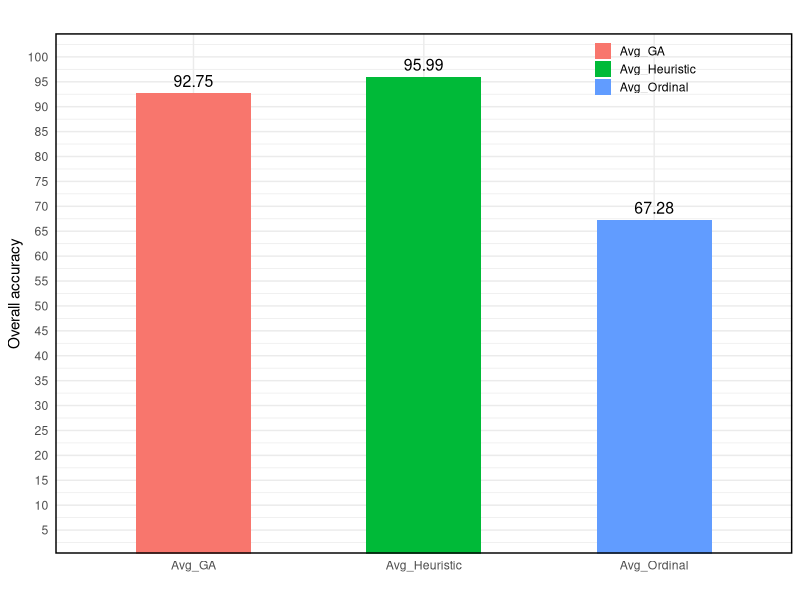

Here is the R script that generated this plot:
library(readxl)
library(ggplot2)

night_AvgOrdinal<-round(as.numeric(read_excel("Alldata_excel.xlsx", sheet = "All data", range = "R72",col_names = FALSE,col_types = "text")),2)
night_AvgMNLR<-round(as.numeric(read_excel("Alldata_excel.xlsx",sheet = "All data", range = "R73",col_names = FALSE,col_types = "text")),2)
night_AvgGA<-round(as.numeric(read_excel("Alldata_excel.xlsx", range = "R74",col_names = FALSE,col_types = "text")),2)


#geom_hline(yintercept = 0, color = "black", linetype = "solid") #draws the x-axis line

loadData<-data.frame(
  AccuracyAVG = c(night_AvgOrdinal,night_AvgMNLR,night_AvgGA),
  xvalues =c("Avg_Ordinal","Avg_Heuristic","Avg_GA")
)
tiff("nightAvgAccuracyBarChart.tiff", units="in", width=5, height=5, res=300)
ggplot(loadData,aes(x=xvalues,y=AccuracyAVG,fill=xvalues))+geom_col(width = 0.5)+
  labs(
    title = "",
    x="",
    y="Overall accuracy",
    fill =""
  )+
  scale_y_continuous(breaks = seq(0,100,by=5))+
  coord_cartesian(ylim = c(5,100))+
  theme_minimal()+
  theme(legend.title = element_text(hjust = 0.5, margin = margin(b = 10)),
        panel.border = element_rect(color = "black", fill = NA, size = 1),
        legend.key.size = unit(0.9, "lines"),
        legend.position = c(0.80, 0.96),
  )+
  geom_text(aes(label = AccuracyAVG), vjust = -0.5, size = 4, color = "black")
dev.off()

#  geom_text(aes(label = AccuracyAVG), vjust = -0.5, size = 4, color = "black")+
#legend.background = element_rect(color = "black", size = 0.2),
